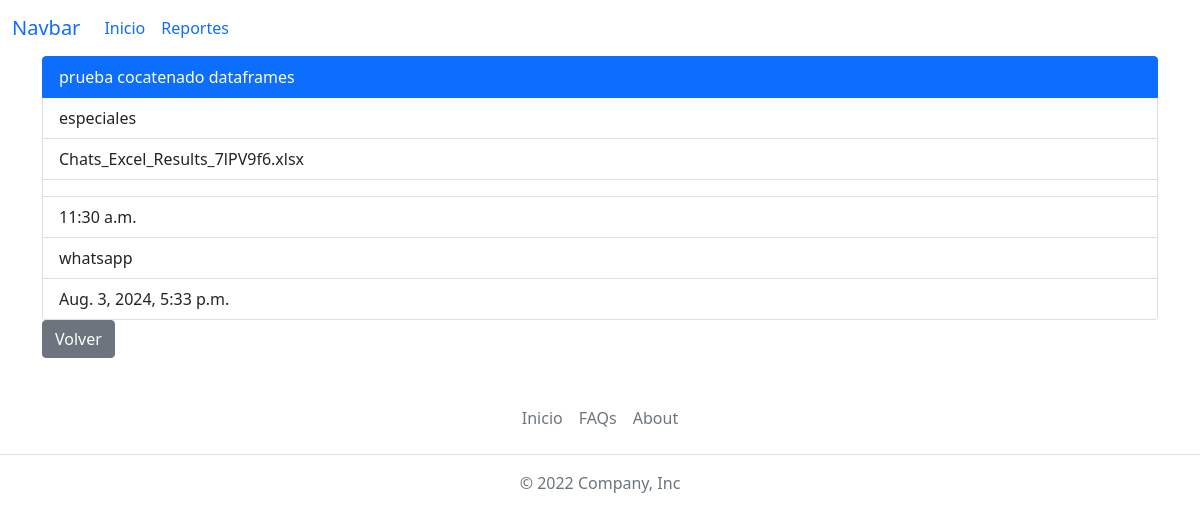
The app's page /reportes/whatsapp/21 with its own data.
### reportes/models.py (models this page shows, shortened)
class Reporte(models.Model):
    campaigns_list = (
        ('mora_30', 'MORA 30'),
        ('especiales', 'ESPECIALES'),
        ('castigo', 'CASTIGO'),
    )
    name = models.CharField(max_length=100)
    campaign = models.CharField(max_length=15, choices=campaigns_list)
    chats_file = models.FileField(upload_to='files/upload/chats/')
    numero_inicio = models.CharField(max_length=10)
    numero_final = models.CharField(max_length=10)
    hora = models.TimeField()
    report_type = models.ForeignKey(
        TipoReporte, on_delete=models.CASCADE, to_field='name')
    created_at = models.DateTimeField(auto_now_add=timezone.now)

class TipoReporte(models.Model):
    name = models.CharField(max_length=50, unique=True)
    created_at = models.DateTimeField(auto_now_add=timezone.now)
    def __str__(self):
        return self.name

### reportes/views.py (the view)
def reporte_detalle(request, tipo_reporte_name, reporte_id):
    report_type = get_object_or_404(models.TipoReporte, name=tipo_reporte_name)
    reporte = get_object_or_404(models.Reporte, id=reporte_id)
    file_names = {
        'chats_file_name': os.path.basename(reporte.chats_file.name) if reporte.chats_file else 'No file',
    }
    return render(
        request,
        'reporte_detalle.html',
        context={
            'reporte': reporte,
            'report_type': report_type,
            'file_names': file_names
        }
    )

### reportes/templates/reporte_detalle.html
{% extends "base.html" %}
{% block content %}
<div class="container">
    <ul class="list-group">
        <li class="list-group-item active" aria-current="true">{{ reporte.name }}</li>
        <li class="list-group-item">{{ reporte.campaign }}</li>
        <li class="list-group-item">{{ file_names.chats_file_name }}</li>
        <li class="list-group-item">{{ file_names.envio_sms_file_name }}</li>
        <li class="list-group-item">{{ reporte.hora }}</li>
        <li class="list-group-item">{{ reporte.report_type }}</li>
        <li class="list-group-item">{{ reporte.created_at }}</li>
    </ul>
    <a class="btn btn-secondary" href="{% url 'reportes:reporte' report_type.name %}" role="button">Volver</a>
</div>
{% endblock %}

### records on screen
Reporte: name "prueba cocatenado dataframes", campaign "especiales", hora "11:30 a.m.", report_type "whatsapp", created_at "Aug. 3, 2024, 5:33 p.m."

### other values on screen
{{ file_names.chats_file_name }} "Chats_Excel_Results_7lPV9f6.xlsx"
